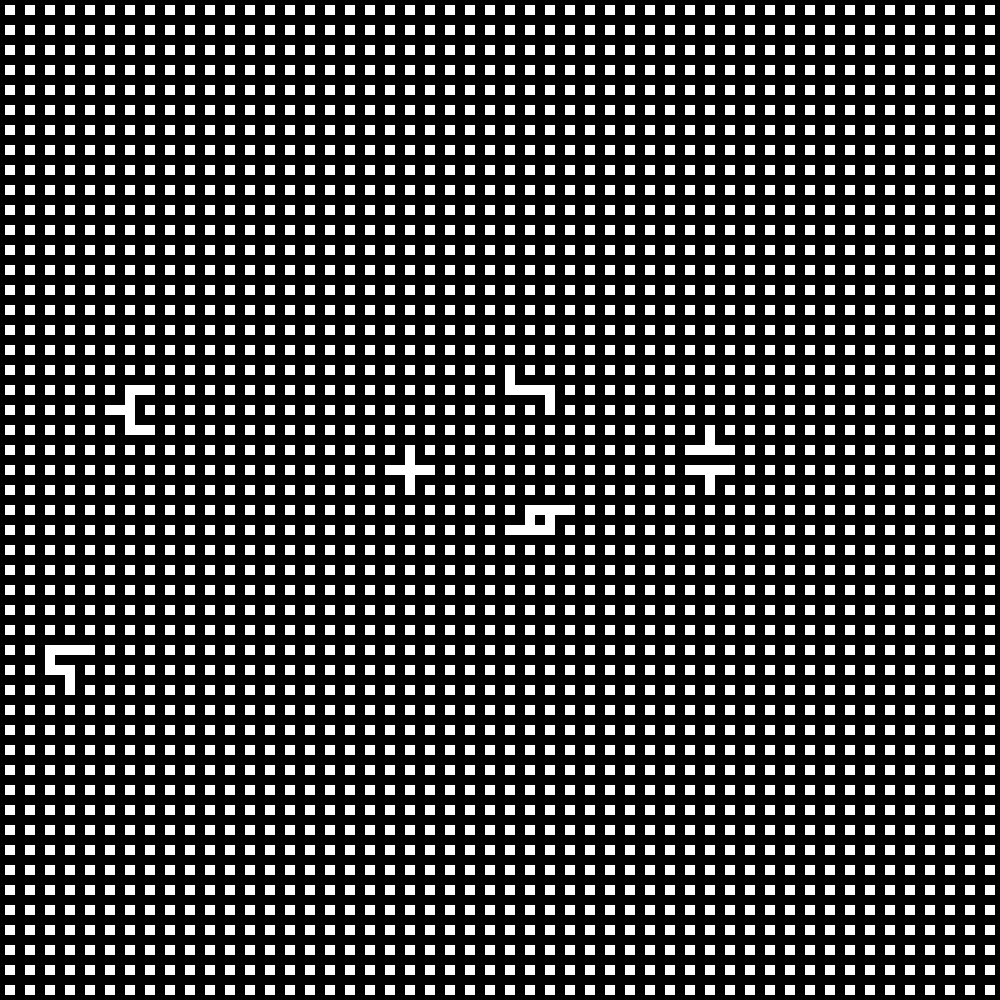
Frame 1 (no input)
Frame 60 (the mouse pressed at the canvas centre just before this capture): identical to frame 1, image omitted
Frame 120 (the mouse held since frame 60 and released just before this capture): identical to frame 1, image omitted

The Processing sketch that drew this single still picture (run headless with seeded random() and noise(); from frame 60 on, the mouse is pressed at the canvas centre):

// Processing sketch: sketch_16
// ── sketch_16.pde

int x1, y1, x2, y2, x3, y3, y4, x5, y5;


void setup(){
size(1000, 1000);
rectMode(CENTER);
background(0);
noStroke();
// white background rects 
for(int i = 0; i < width; i += 20){
  for(int j = 0; j < height; j += 20){
  fill(255);
rect(10 + i, 10 +j, 10, 10);
}
}
}


void draw(){

x1 = 40;
y1 = 60;
y2 = 20;
y3 = 60;
y4 = 60;
x5 = 180;
y5 = 100;


rectMode(CORNER);
//lines
fill(255);

//shape 1
rect(105, 405, 30, 10);
rect(125, 390, 10, 40);
rect(125, 385, 30, 10);
rect(125, 425, 30, 10);


//shape 2
rect(405, 505-y3, 10, 40);
rect(385, 525-y3, 40, 10);

//shape 3
rect(505, 305+y1, 10, 20);
rect(505, 325+y1, 40, 10);
rect(545, 335+y1, 10, 20);


//shape 4
rect(705, 405+y2, 10, 20);
rect(685, 425+y2, 40, 10);
rect(685, 445+y2, 40, 10);
rect(705, 445+y2, 10, 20);


//shape 5
rect(55, 705-y4, 40, 10);
rect(45, 705-y4, 10, 30);
rect(45, 725-y4, 20, 10);
rect(65, 725-y4, 10, 20);


//shape 6
rect(705-x5, 605-y5, 40, 10);
rect(695-x5, 625-y5, 40, 10);
rect(705-x5, 605-y5, 10, 20);
rect(725-x5, 605-y5, 10, 20);


//save("tiff/output/image###.tiff");
//save("png/output/image###.png");




}
